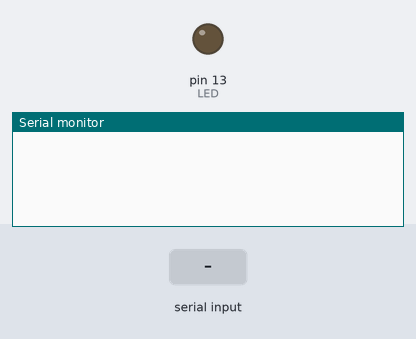
Bench run of a sketch on a simulated Arduino Uno, built with avr-gcc and run on an emulated ATmega328P. Shown: output pins drawn as LEDs (lit = HIGH), the last lines printed to the serial monitor. The inputs (shaded band) are chosen by the test bench.

Above: at 1.2 s.
1.3 s: "GO_Storage\n" received over Serial
At 1.7 s:
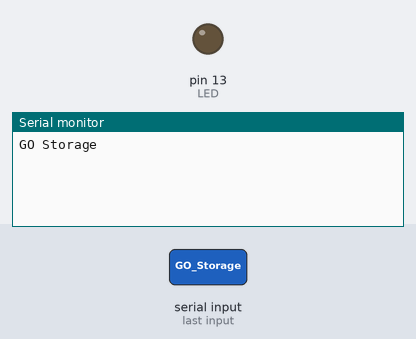
2.8 s: "GO_PickUp\n" received over Serial
At 4.0 s:
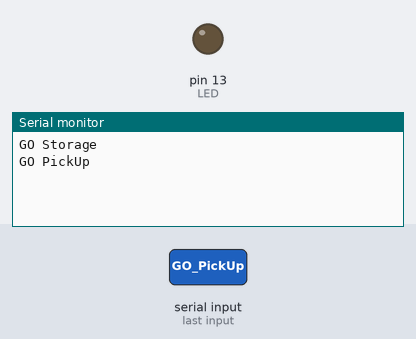

Measured:
- after the input at 1.3 s, the serial monitor: prints a new line at once (image 1)
- after the input at 2.8 s, the serial monitor: prints a new line at once (image 2)

The sketch:

get_the_text.ino
```cpp
#define LED 13
String str;

void setup() {
    pinMode(LED, OUTPUT);
    Serial.begin(9600);
}

void loop() {
    if (Serial.available()) {
        // 讀取傳入的字串直到"\n"結尾
        str = Serial.readStringUntil('\n');

        if (str == "GO_Storage") {
            Serial.println("GO Storage");
        } else if (str == "GO_PickUp") {
            Serial.println("GO PickUp");
        }
    }
}
```
